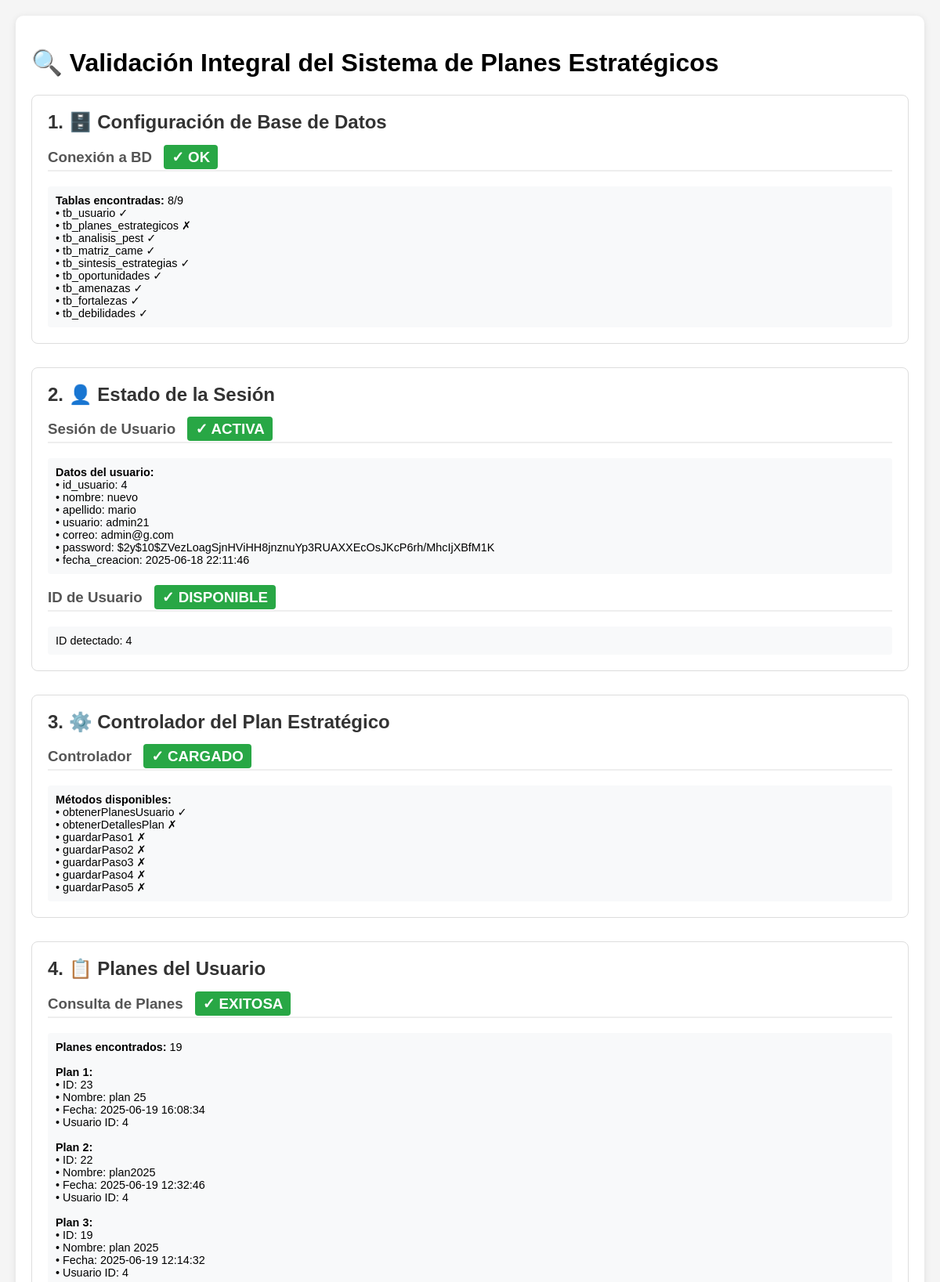
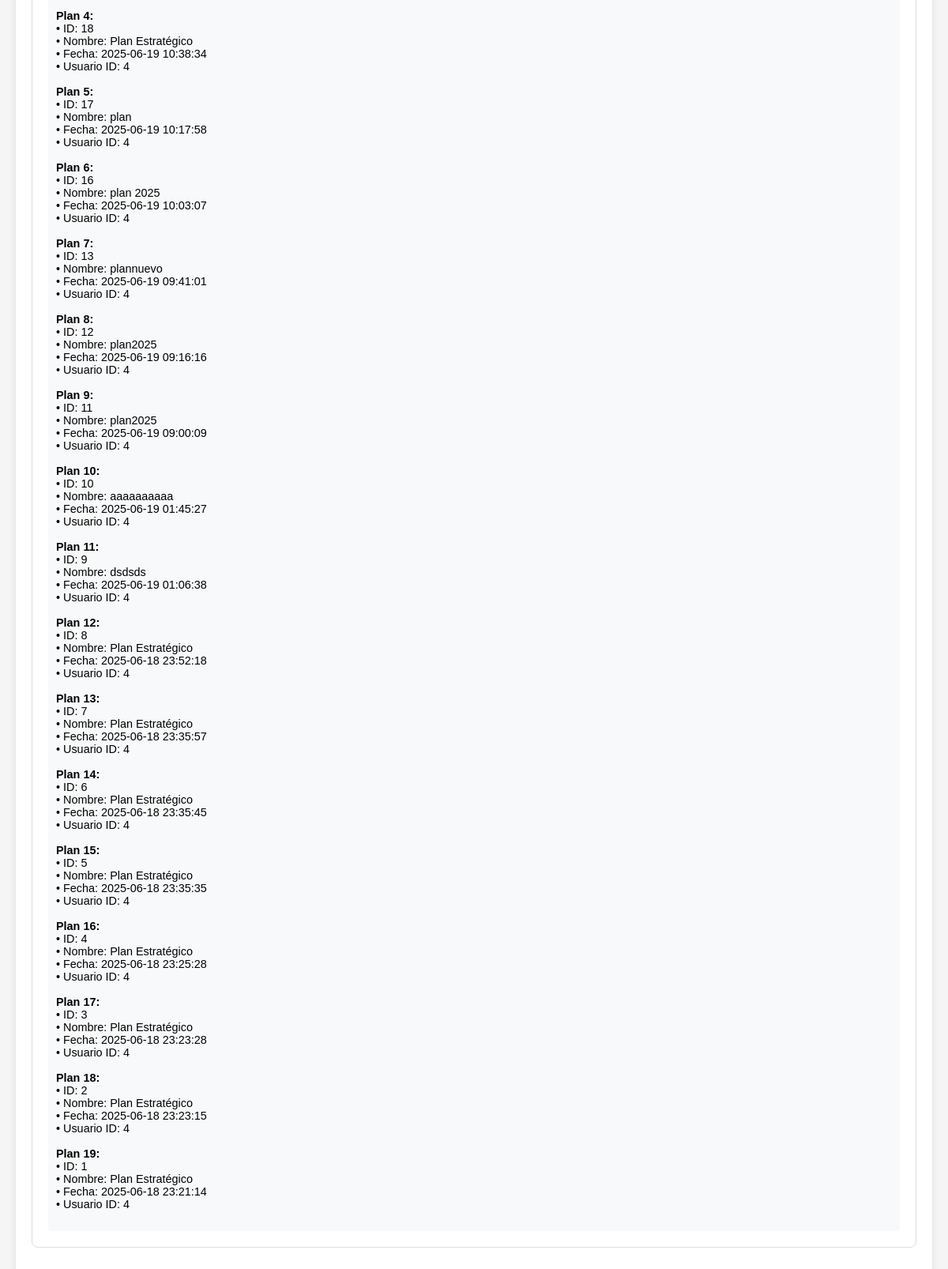
Screenshot of /Vista/validacion_integral.php (signed in, upper part) with the database file from the repository (2 pictures, top to bottom).
### tables this page shows
CREATE TABLE IF NOT EXISTS `tb_plan_estrategico` (
  `id_plan` int(11) NOT NULL AUTO_INCREMENT,
  `id_usuario` int(11) NOT NULL,
  `nombre_plan` varchar(255) NOT NULL,
  `empresa` varchar(255) NOT NULL,
  `descripcion` text DEFAULT NULL,
  `fecha_creacion` datetime DEFAULT current_timestamp(),
  `fecha_modificacion` datetime DEFAULT current_timestamp() ON UPDATE current_timestamp(),
  `estado` enum('borrador','completado','archivado') DEFAULT 'borrador',
  `logo_empresa` varchar(255) DEFAULT NULL,
  PRIMARY KEY (`id_plan`),
  KEY `idx_usuario` (`id_usuario`),
  CONSTRAINT `fk_plan_usuario` FOREIGN KEY (`id_usuario`) REFERENCES `tb_usuario` (`id_usuario`) ON DELETE CASCADE
);

### config/clsconexion.php (called while the page is built, shortened)
<?php
class clsConexion
{
    public function __construct()
    {
        $this->server = "localhost";
        $this->user   = "root";
        $this->pass   = "";
        $this->dbname = "plan_estrategico";
        $this->dsn    = "mysql:host={$this->server};dbname={$this->dbname};charset=utf8";
        try {
            $this->conexion = new PDO($this->dsn, $this->user, $this->pass);
        } catch (PDOException $e) {
            die("Error en la conexión a la base de datos: " . $e->getMessage());
        }
    }
}
?>

### Controllers/PlanEstrategicoController.php (called while the page is built, shortened)
<?php
class PlanEstrategicoController {
      private function getConexion() {
        try {
            $dsn = "mysql:host=localhost;dbname=plan_estrategico;charset=utf8";
            $pdo = new PDO($dsn, "root", "");
            $pdo->setAttribute(PDO::ATTR_ERRMODE, PDO::ERRMODE_EXCEPTION);
            $pdo->setAttribute(PDO::ATTR_AUTOCOMMIT, false);
            return $pdo;
        } catch (PDOException $e) {
            error_log("PlanEstrategicoController::getConexion - Error de conexión: " . $e->getMessage());
            throw new Exception("Error de conexión a la base de datos: " . $e->getMessage());
        }
    }
      public function obtenerPlanesUsuario($id_usuario = null) {
        try {
            $pdo = $this->getConexion();
            error_log("PlanEstrategicoController::obtenerPlanesUsuario - Buscando planes para usuario ID: " . $id_usuario);            $stmt = $pdo->prepare("
                SELECT
                    p.id_plan as id,
                    p.id_plan,
                    p.nombre_plan as nombre_empresa,
                    p.empresa,
                    p.descripcion,
                    p.fecha_creacion,
                    p.fecha_modificacion,
                    p.id_usuario
                FROM tb_plan_estrategico p
                WHERE p.id_usuario = ?
                ORDER BY p.fecha_creacion DESC
            ");
            $stmt->execute([$id_usuario]);
            $planes = $stmt->fetchAll(PDO::FETCH_ASSOC);
            return $planes;
        } catch (Exception $e) {
            error_log("Error al obtener planes del usuario: " . $e->getMessage());
            return [];
        }
    }
}

### Vista/validacion_integral.php (the view, shortened to what this page needs)
<!DOCTYPE html>
<html lang="es">
<head>
</head>
<body>
    <div class="container">
        <h1>🔍 Validación Integral del Sistema de Planes Estratégicos</h1>
        <?php
        echo '<div class="test-section">';
        echo '<h2>1. 🗄️ Configuración de Base de Datos</h2>';
        try {
            require_once '../config/clsconexion.php';
            $conexion = new clsConexion();
            $pdo = $conexion->getConexion();
            if ($pdo instanceof PDO) {
                echo '<h3>Conexión a BD <span class="status ok">✓ OK</span></h3>';
            } else {
                echo '<h3>Conexión a BD <span class="status fail">✗ FAIL</span></h3>';
            }
            $tablas_requeridas = [
                'tb_usuario',
                'tb_planes_estrategicos',
                'tb_analisis_pest',
                'tb_matriz_came',
                'tb_sintesis_estrategias',
                'tb_oportunidades',
                'tb_amenazas',
                'tb_fortalezas',
                'tb_debilidades'
            ];
            $tablas_existentes = [];
            foreach ($tablas_requeridas as $tabla) {
                $stmt = $pdo->prepare("SHOW TABLES LIKE ?");
                $stmt->execute([$tabla]);
                if ($stmt->fetch()) {
                    $tablas_existentes[] = $tabla;
                }
            }
            echo '<div class="detail">';
            echo '<strong>Tablas encontradas:</strong> ' . count($tablas_existentes) . '/' . count($tablas_requeridas) . '<br>';
            foreach ($tablas_requeridas as $tabla) {
                $existe = in_array($tabla, $tablas_existentes);
                echo "• $tabla " . ($existe ? '✓' : '✗') . '<br>';
            }
            echo '</div>';
        } catch (Exception $e) {
            echo '<h3>Conexión a BD <span class="status fail">✗ ERROR</span></h3>';
            echo '<div class="detail">Error: ' . $e->getMessage() . '</div>';
        }
        echo '</div>';
        echo '<div class="test-section">';
        echo '<h2>2. 👤 Estado de la Sesión</h2>';
        if (isset($_SESSION['user'])) {
            echo '<h3>Sesión de Usuario <span class="status ok">✓ ACTIVA</span></h3>';
            $user = $_SESSION['user'];
            echo '<div class="detail">';
            echo '<strong>Datos del usuario:</strong><br>';
            foreach ($user as $key => $value) {
                echo "• $key: " . (is_array($value) ? json_encode($value) : $value) . '<br>';
            }
            echo '</div>';
            $user_id = $user['id_usuario'] ?? $user['id'] ?? null;
            if ($user_id) {
                echo '<h3>ID de Usuario <span class="status ok">✓ DISPONIBLE</span></h3>';
                echo '<div class="detail">ID detectado: ' . $user_id . '</div>';
            } else {
                echo '<h3>ID de Usuario <span class="status fail">✗ NO ENCONTRADO</span></h3>';
            }
        } else {
            echo '<h3>Sesión de Usuario <span class="status fail">✗ NO ACTIVA</span></h3>';
            echo '<div class="detail">No hay sesión iniciada. <a href="login.php" class="btn btn-primary">Iniciar Sesión</a></div>';
        }
        echo '</div>';
        echo '<div class="test-section">';
        echo '<h2>3. ⚙️ Controlador del Plan Estratégico</h2>';
        try {
            require_once '../Controllers/PlanEstrategicoController.php';
            $controller = new PlanEstrategicoController();
            echo '<h3>Controlador <span class="status ok">✓ CARGADO</span></h3>';
            $metodos_requeridos = [
                'obtenerPlanesUsuario',
                'obtenerDetallesPlan',
                'guardarPaso1',
                'guardarPaso2',
                'guardarPaso3',
                'guardarPaso4',
                'guardarPaso5'
            ];
            echo '<div class="detail">';
            echo '<strong>Métodos disponibles:</strong><br>';
            foreach ($metodos_requeridos as $metodo) {
                $existe = method_exists($controller, $metodo);
                echo "• $metodo " . ($existe ? '✓' : '✗') . '<br>';
            }
            echo '</div>';
        } catch (Exception $e) {
            echo '<h3>Controlador <span class="status fail">✗ ERROR</span></h3>';
            echo '<div class="detail">Error: ' . $e->getMessage() . '</div>';
        }
        echo '</div>';
        if (isset($_SESSION['user']) && isset($controller)) {
            echo '<div class="test-section">';
            echo '<h2>4. 📋 Planes del Usuario</h2>';
            try {
                $user_id = $_SESSION['user']['id_usuario'] ?? $_SESSION['user']['id'] ?? null;
                if ($user_id) {
                    $planes = $controller->obtenerPlanesUsuario($user_id);
                    if (is_array($planes)) {
                        echo '<h3>Consulta de Planes <span class="status ok">✓ EXITOSA</span></h3>';
                        echo '<div class="detail">';
                        echo '<strong>Planes encontrados:</strong> ' . count($planes) . '<br><br>';
                        if (count($planes) > 0) {
                            foreach ($planes as $index => $plan) {
                                echo "<strong>Plan " . ($index + 1) . ":</strong><br>";
                                echo "• ID: " . ($plan['id'] ?? 'N/A') . '<br>';
                                echo "• Nombre: " . ($plan['nombre_empresa'] ?? 'N/A') . '<br>';
                                echo "• Fecha: " . ($plan['fecha_creacion'] ?? 'N/A') . '<br>';
                                echo "• Usuario ID: " . ($plan['id_usuario'] ?? 'N/A') . '<br><br>';
                            }
                        } else {
                            echo 'No se encontraron planes para este usuario.<br>';
                            echo '<a href="wizard_paso1.php" class="btn btn-success">Crear Primer Plan</a>';
                        }
                        echo '</div>';
                    } else {
                        echo '<h3>Consulta de Planes <span class="status fail">✗ ERROR</span></h3>';
                        echo '<div class="detail">La consulta no devolvió un array válido</div>';
                    }
                } else {
                    echo '<h3>Consulta de Planes <span class="status fail">✗ SIN ID USUARIO</span></h3>';
                }
            } catch (Exception $e) {
                echo '<h3>Consulta de Planes <span class="status fail">✗ ERROR</span></h3>';
                echo '<div class="detail">Error: ' . $e->getMessage() . '</div>';
            }
            echo '</div>';
        }
        ?>
    </div>
</body>
</html>

### Vista/validacion_integral.php (style rules this page uses)
body { font-family: Arial, sans-serif; margin: 20px; background-color: #f5f5f5; }
.container { max-width: 1200px; margin: 0 auto; background: white; padding: 20px; border-radius: 10px; box-shadow: 0 2px 10px rgba(0,0,0,0.1); }
.test-section { margin-bottom: 30px; padding: 20px; border: 1px solid #ddd; border-radius: 8px; }
h2 { margin-top: 0; color: #333; }
h3 { color: #555; border-bottom: 2px solid #eee; padding-bottom: 5px; }
.status { font-weight: bold; padding: 5px 10px; border-radius: 4px; margin-left: 10px; }
.ok { background-color: #28a745; color: white; }
.detail { font-size: 0.9em; margin-top: 10px; padding: 10px; background-color: #f8f9fa; border-radius: 4px; }

### rows the page displays
tb_plan_estrategico: id_plan "23", nombre_plan "plan 25", fecha_creacion "2025-06-19 16:08:34", id_usuario "4"
tb_plan_estrategico: id_plan "22", nombre_plan "plan2025", fecha_creacion "2025-06-19 12:32:46", id_usuario "4"
tb_plan_estrategico: id_plan "19", nombre_plan "plan 2025", fecha_creacion "2025-06-19 12:14:32", id_usuario "4"
tb_plan_estrategico: id_plan "18", nombre_plan "Plan Estratégico", fecha_creacion "2025-06-19 10:38:34", id_usuario "4"
tb_plan_estrategico: id_plan "17", nombre_plan "plan", fecha_creacion "2025-06-19 10:17:58", id_usuario "4"
tb_plan_estrategico: id_plan "16", nombre_plan "plan 2025", fecha_creacion "2025-06-19 10:03:07", id_usuario "4"
tb_plan_estrategico: id_plan "13", nombre_plan "plannuevo", fecha_creacion "2025-06-19 09:41:01", id_usuario "4"
tb_plan_estrategico: id_plan "12", nombre_plan "plan2025", fecha_creacion "2025-06-19 09:16:16", id_usuario "4"
tb_plan_estrategico: id_plan "11", nombre_plan "plan2025", fecha_creacion "2025-06-19 09:00:09", id_usuario "4"
tb_plan_estrategico: id_plan "10", nombre_plan "aaaaaaaaaa", fecha_creacion "2025-06-19 01:45:27", id_usuario "4"
tb_plan_estrategico: id_plan "9", nombre_plan "dsdsds", fecha_creacion "2025-06-19 01:06:38", id_usuario "4"
tb_plan_estrategico: id_plan "8", nombre_plan "Plan Estratégico", fecha_creacion "2025-06-18 23:52:18", id_usuario "4"
tb_plan_estrategico: id_plan "7", nombre_plan "Plan Estratégico", fecha_creacion "2025-06-18 23:35:57", id_usuario "4"
tb_plan_estrategico: id_plan "6", nombre_plan "Plan Estratégico", fecha_creacion "2025-06-18 23:35:45", id_usuario "4"
tb_plan_estrategico: id_plan "5", nombre_plan "Plan Estratégico", fecha_creacion "2025-06-18 23:35:35", id_usuario "4"
tb_plan_estrategico: id_plan "4", nombre_plan "Plan Estratégico", fecha_creacion "2025-06-18 23:25:28", id_usuario "4"
tb_plan_estrategico: id_plan "3", nombre_plan "Plan Estratégico", fecha_creacion "2025-06-18 23:23:28", id_usuario "4"
tb_plan_estrategico: id_plan "2", nombre_plan "Plan Estratégico", fecha_creacion "2025-06-18 23:23:15", id_usuario "4"
tb_plan_estrategico: id_plan "1", nombre_plan "Plan Estratégico", fecha_creacion "2025-06-18 23:21:14", id_usuario "4"

### other values shown
count($tablas_existentes) "8"
count($tablas_requeridas) "9"
$tabla "tb_usuario"
$tabla "tb_planes_estrategicos"
$tabla "tb_analisis_pest"
$tabla "tb_matriz_came"
$tabla "tb_sintesis_estrategias"
$tabla "tb_oportunidades"
$tabla "tb_amenazas"
$tabla "tb_fortalezas"
$tabla "tb_debilidades"
$key "id_usuario"
$value "4"
$key "nombre"
$value "nuevo"
